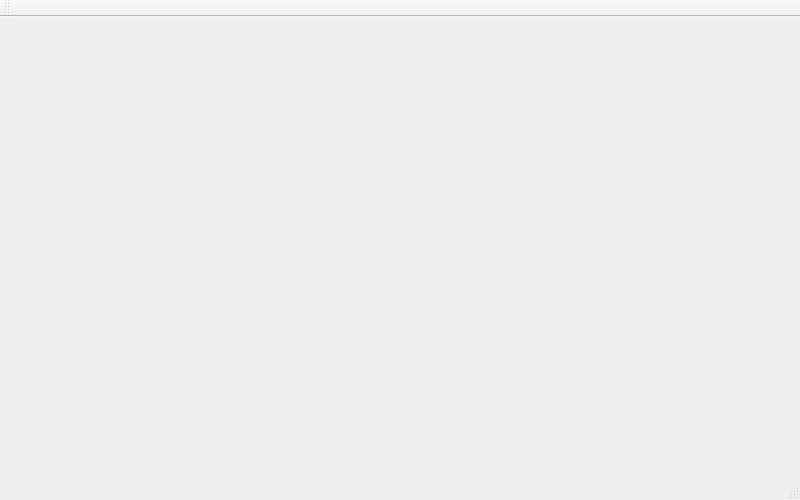
<?xml version="1.0" encoding="UTF-8"?>
<ui version="4.0">
 <class>ClientAppClass</class>
 <widget class="QMainWindow" name="ClientAppClass">
  <property name="geometry">
   <rect>
    <x>0</x>
    <y>0</y>
    <width>800</width>
    <height>500</height>
   </rect>
  </property>
  <property name="windowTitle">
   <string>ClientApp</string>
  </property>
  <widget class="QWidget" name="centralWidget"/>
  <widget class="QMenuBar" name="menuBar">
   <property name="geometry">
    <rect>
     <x>0</x>
     <y>0</y>
     <width>800</width>
     <height>21</height>
    </rect>
   </property>
  </widget>
  <widget class="QToolBar" name="mainToolBar">
   <attribute name="toolBarArea">
    <enum>TopToolBarArea</enum>
   </attribute>
   <attribute name="toolBarBreak">
    <bool>false</bool>
   </attribute>
  </widget>
  <widget class="QStatusBar" name="statusBar"/>
 </widget>
 <layoutdefault spacing="6" margin="11"/>
 <resources>
  <include location="ClientApp.qrc"/>
 </resources>
 <connections/>
</ui>
